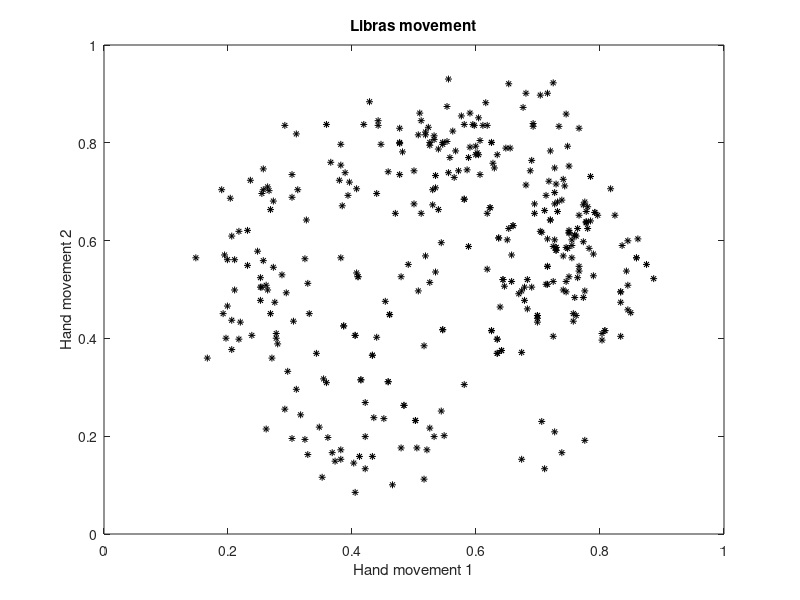
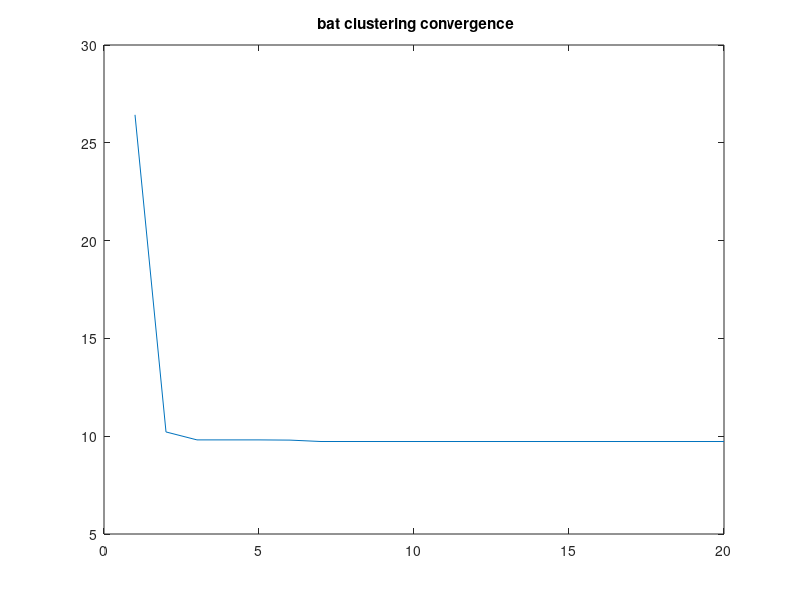
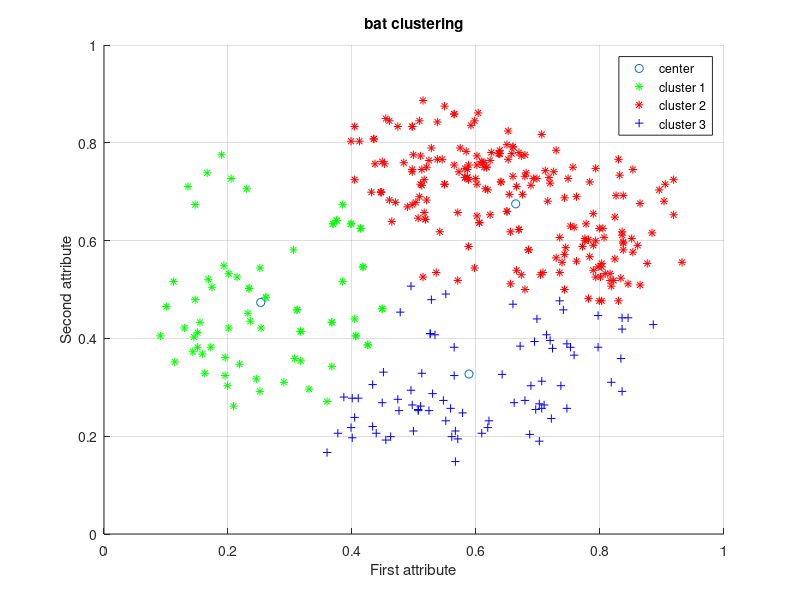

These figures' MATLAB source, in order: (Note: this script raises an error after producing the figures.)
sam=load('Libras.txt');
figure(1)
plot(sam(:,2),sam(:,3),'k*','MarkerSize',5);
title 'Libras movement';
xlabel 'Hand movement 1';
ylabel 'Hand movement 2';
rng(1); % For reproducibility
sam = sam(:,1:2);
[S,D] = size(sam);

%D=D-1;
sam1=sam(:,1:D);
N = 20;
A = 0.5;  %loudness
r = 0.5;   %pulse rate
K = 3;
M = 20;
%frequency range
Qmin = 0;
Qmax = 0.02;

%iteration parameter
tol = 10^(-5);
N_iter = 0;

time=[];
%initial arrays
Q = zeros(N,1); %frequency
v = zeros(N,D*K); %velocities
%tic
%%
% initialize clustering matrix clamt is a N*S
for i=1:N
    clmat(i,:)=randperm(S);
    clmat(i,clmat(i,:)>K)=ceil(rand(1,sum(clmat(i,:)>K))*K);
end

%%
% initialize best fitness
fitt=inf*ones(1,N);
% best clustring
fljg=clmat(1,:);
%  The initial locations of n bats
x=zeros(N,K*D);
cen=zeros(K,D);
fitt2=fitt;
% best solution
fg=inf;
pg=x(1,:);

%%
%----------start---------%
  tic
     for count=1:M
         count
       
    for i=1:N
        ww=zeros(S,K);
        % if belong class, the value is 1 otherwise 0
        for ii=1:S
            ww(ii,clmat(i,ii))=1;
        end
        ccc=[];tmp=0;
        for j= 1:K
            % sum of attributes values
            sumcs = sum(ww(:,j)*ones(1,D).*sam1);
            % number of attributes
            countcs = sum(ww(:,j));
            % class center
            % attributes' number is 0, the center is 0
            if countcs==0
                cen(j,:)=zeros(1,D);
            % otherwise the center is mean of attributes value
            else
                cen(j,:)=sumcs/countcs;
                centmp(j,:)=cen(j,:);
            end
            ccc=[ccc,cen(j,:)];
            aa=find(ww(:,j)==1);
            if length(aa)~=0
                for k=1:length(aa)
                    tmp=tmp+(sum((sam1(aa(k),:)-cen(j,:)).^2));
                end
            end
        end
        x(i,:)=ccc;
        %best fitness
        fitt2(i)=tmp;    
    end
    %update.move
    [lightn,index] = sort(fitt2);
    x=x(index,:);
    [fmin,index] = min(fitt2);
    best = x(1);
      %lightn
    
    for i=1:N
        if fitt2(i)<fg
            pg=x(i,:);
            fg=fitt2(i);
            fljg=clmat(i,:);
            bestx=i;
        end
    end
    %fljg
    fg
    checkline(count)=fg;  
     
  %while (fmin>tol)
  %count
  %loop over all bats/solutions
    for i=1:N,
        Q(i)=Qmin+(Qmin-Qmax)*rand;
        v(i,:)=v(i,:)+(x(i,:)-best)*Q(i);
        x(i,:)=x(i,:)+v(i,:);
        %pulse rate
        if rand>r
            x(i,:)=best+0.01*randn(1,D*K);
        % update centriod
                for z=1:K
                    cen(z,:)=x(i,(z-1)*D+1:z*D);
                end
        end
        %evaluate new solutions
        %Fnew = Fun(S(i,:));
                for p=1:S
                    tmp1=zeros(1,K);
                    for k=1:K
                        %the distance between sample and central point
                        tmp1(k)=sum((sam1(p,:)-cen(k,:)).^2);
                    end
                    %clustering
                    [tmp2 clmat(i,p)]=min(tmp1);
                end
            
                %if the solution improves or not too loud 
                    if (tmp2<fitt2(i)&(rand<A))
                        x(i,:)=x(i,:);
                        fitt2(i)=tmp2;
                    end
                    %update the current best
                    if tmp2<=fmin
                        best=x(i,:);
                        fmin=tmp2;
                    end
         
        
    end
    N_iter=N_iter+N;
    
 % time(count)=toc
%% get precision and recall

    
    
    end
%% % get centre     
      toc
%                 for z=1:K
%                     cen(z,:)=x(bestx,(z-1)*D+1:z*D);
%                 end
    
%% inter-cluster distance
interdist=0;
% for i=1:K
%      aa=find(ww(:,i)==1);
%     for j=1:K
%         bb=find(ww(:,i)==1);
%         if i~=j
%             if length(aa)~=0 & length(bb)~=0
%                 for k=1:length(aa) 
%                     for  n=1:length(bb) 
%                      interdist=interdist+sum((sam1(aa(k),:)-sam1(bb(n),:)).^2);
%                     end
%                 end
%             end
%         end
%      end
% end


for i=1:K
    for j=1:K
        if i~=j
            interdist=interdist+sum((centmp(i,:)-centmp(j,:)).^2);
        end
    end
end
interdist=interdist/2;
%%
%display
a=[];
b=[];
c=[];
d=[];
for i=1:S
    if fljg(i)==1.0
     a(end+1)=i;
    elseif fljg(i)==2.0
        b(end+1)=i;
    elseif fljg(i)==3.0
        c(end+1)=i;
    elseif fljg(i)==4.0
        d(end+1)=i;
    end
end

%%
%time=toc
figure(2)
plot(checkline);
title(' bat clustering convergence');
figure(3)
%plot3(cen(:,1),cen(:,2),cen(:,3),'o');grid;box
plot(cen(:,1),cen(:,2),'o');grid;box
title('bat clustering')
xlabel('First attribute')
ylabel('Second attribute')
YY=[1 2 3 4];
% index1 = find(YY(1) == best_solution)
% index2 = find(YY(2) == best_solution)
% index3 = find(YY(3) == best_solution)
% index4 = find(YY(4) == best_solution)
   line(sam(a,1),sam(a,2),'linestyle','none','marker','*','color','g');
   line(sam(b,1),sam(b,2),'linestyle','none','marker','*','color','r');
   line(sam(c,1),sam(c,2),'linestyle','none','marker','+','color','b');
   line(sam(d,1),sam(d,2),'linestyle','none','marker','s','color','b');
   legend('center','cluster 1','cluster 2','cluster 3');
rotate3d
std1=std2(sam1(a,:));
std22=std2(sam1(b,:));
std3=std2(sam1(c,:));
std4=std2(sam1(d,:));

%%%%%%%%%%%%%%%%%%%%%%%%%%%%% quality of clusters %%%%%%%%%%%%%%%%%%%%%%
data = sam1;
ids = fljg;
%%%%%% (1) calculation of Silhoutte coefficient%%%%%
figure(4)
[silh,h] = silhouette(data, ids);
avrgScore = mean(silh);
fprintf('Mean value of the silhoutte value over all the points is %f\n',avrgScore);

%%%% (2)calculation of Dunn Index%%%%%%%%
distM=squareform(pdist(data));
disp(sprintf('Dunns index for kmeans %d', dunns(K,distM,ids)));
figure(5)
scatter(data(:,1),data(:,2),10,ids,'filled');title('Clusters found by bat algorithm algorithm');axis equal;
    